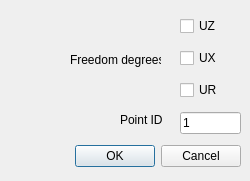
<?xml version="1.0" encoding="UTF-8"?>
<ui version="4.0">
 <class>AddBoundariesDialog</class>
 <widget class="QDialog" name="AddBoundariesDialog">
  <property name="geometry">
   <rect>
    <x>0</x>
    <y>0</y>
    <width>250</width>
    <height>181</height>
   </rect>
  </property>
  <property name="windowTitle">
   <string>Add Boundaries</string>
  </property>
  <widget class="QDialogButtonBox" name="buttonBox">
   <property name="geometry">
    <rect>
     <x>70</x>
     <y>140</y>
     <width>171</width>
     <height>32</height>
    </rect>
   </property>
   <property name="orientation">
    <enum>Qt::Horizontal</enum>
   </property>
   <property name="standardButtons">
    <set>QDialogButtonBox::Cancel|QDialogButtonBox::Ok</set>
   </property>
  </widget>
  <widget class="QWidget" name="verticalLayoutWidget">
   <property name="geometry">
    <rect>
     <x>180</x>
     <y>10</y>
     <width>61</width>
     <height>131</height>
    </rect>
   </property>
   <layout class="QVBoxLayout" name="verticalLayout">
    <item>
     <widget class="QCheckBox" name="TzCheckBox">
      <property name="text">
       <string>UZ</string>
      </property>
     </widget>
    </item>
    <item>
     <widget class="QCheckBox" name="TxCheckBox">
      <property name="text">
       <string>UX</string>
      </property>
     </widget>
    </item>
    <item>
     <widget class="QCheckBox" name="RyCheckBox">
      <property name="text">
       <string>UR</string>
      </property>
     </widget>
    </item>
    <item>
     <widget class="QLineEdit" name="BoundaryPointLineEdit">
      <property name="text">
       <string>1</string>
      </property>
     </widget>
    </item>
   </layout>
  </widget>
  <widget class="QLabel" name="label">
   <property name="geometry">
    <rect>
     <x>70</x>
     <y>50</y>
     <width>91</width>
     <height>20</height>
    </rect>
   </property>
   <property name="text">
    <string>Freedom degrees</string>
   </property>
  </widget>
  <widget class="QLabel" name="label_2">
   <property name="geometry">
    <rect>
     <x>120</x>
     <y>110</y>
     <width>61</width>
     <height>20</height>
    </rect>
   </property>
   <property name="text">
    <string>Point ID</string>
   </property>
  </widget>
 </widget>
 <resources/>
 <connections>
  <connection>
   <sender>buttonBox</sender>
   <signal>accepted()</signal>
   <receiver>AddBoundariesDialog</receiver>
   <slot>accept()</slot>
   <hints>
    <hint type="sourcelabel">
     <x>248</x>
     <y>254</y>
    </hint>
    <hint type="destinationlabel">
     <x>157</x>
     <y>274</y>
    </hint>
   </hints>
  </connection>
  <connection>
   <sender>buttonBox</sender>
   <signal>rejected()</signal>
   <receiver>AddBoundariesDialog</receiver>
   <slot>reject()</slot>
   <hints>
    <hint type="sourcelabel">
     <x>316</x>
     <y>260</y>
    </hint>
    <hint type="destinationlabel">
     <x>286</x>
     <y>274</y>
    </hint>
   </hints>
  </connection>
 </connections>
</ui>
